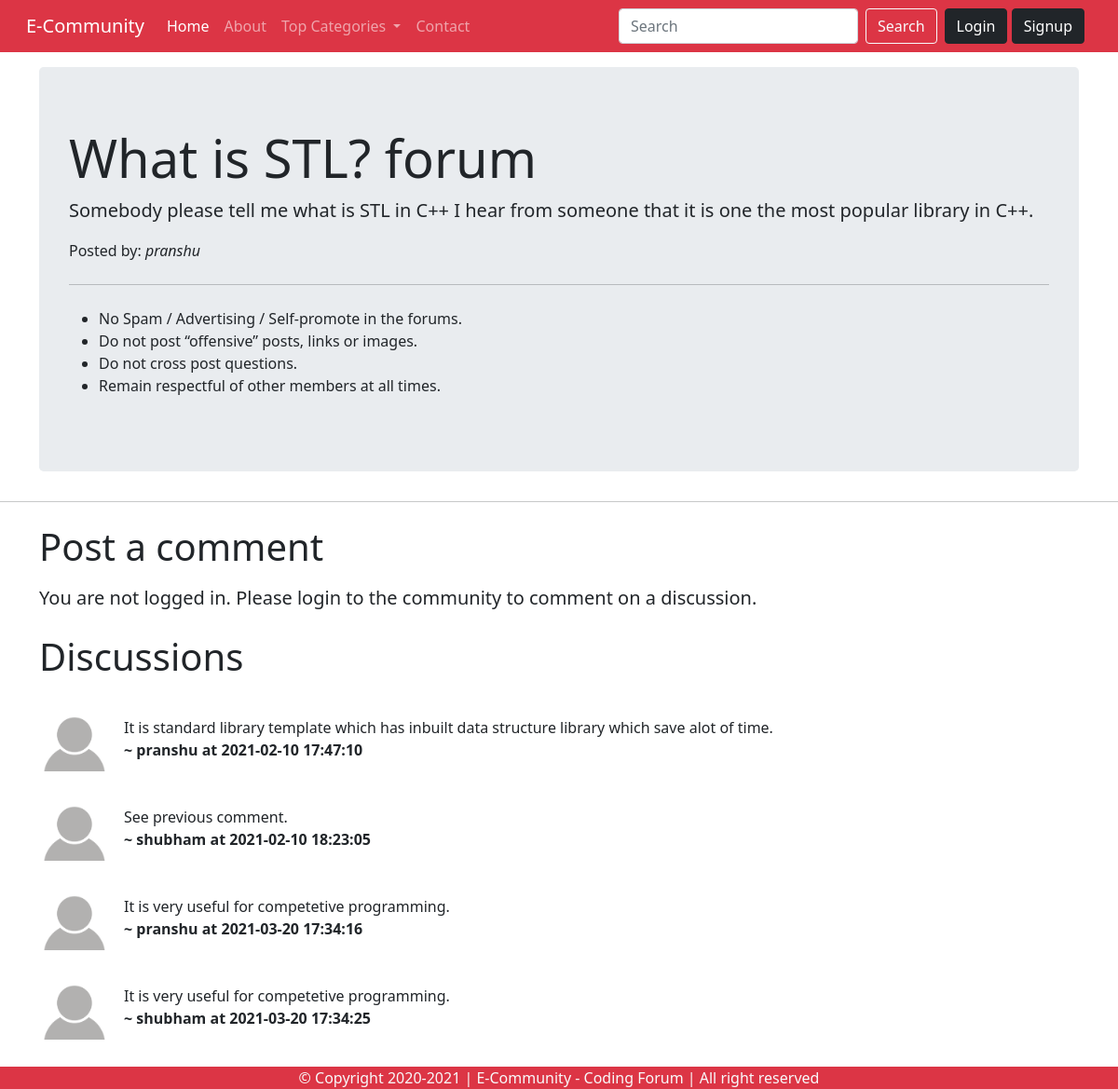
Page /thread.php?threadid=2 on the committed database.
### tables this page shows
CREATE TABLE `threads` (
  `thread_id` int(7) NOT NULL,
  `thread_title` varchar(255) NOT NULL,
  `thread_desc` text NOT NULL,
  `thread_cate_id` int(7) NOT NULL,
  `thread_user_id` int(7) NOT NULL,
  `timestamp` datetime NOT NULL DEFAULT current_timestamp()
);

CREATE TABLE `users` (
  `sno` int(8) NOT NULL,
  `user_email` varchar(30) NOT NULL,
  `user_pass` varchar(255) NOT NULL,
  `timestamp` datetime NOT NULL DEFAULT current_timestamp()
);

CREATE TABLE `comments` (
  `comment_id` int(7) NOT NULL,
  `comment_content` text NOT NULL,
  `thread_id` int(7) NOT NULL,
  `comment_time` datetime DEFAULT current_timestamp(),
  `comment_by` text NOT NULL
);

### thread.php (the view, shortened to what this page needs)
<!doctype html>
<html lang="en">
<head>
    <link href="https://cdn.jsdelivr.net/npm/bootstrap@5.0.0-beta1/dist/css/bootstrap.min.css" rel="stylesheet"
>
    <link rel="stylesheet" href="https://maxcdn.bootstrapcdn.com/bootstrap/4.0.0/css/bootstrap.min.css"
>
</head>
<body>
    <?php require "partials/_header.php"; ?>
    <?php
        $id = $_GET['threadid'];
        $sql = "SELECT * FROM `threads` WHERE `thread_id` = $id";
        $result = mysqli_query($conn, $sql);
        while($row = mysqli_fetch_assoc($result)){
            $title = $row['thread_title'];
            $desc = $row['thread_desc'];
            $askedBy = $row['thread_user_id'];
            $sql2 = "SELECT * FROM `users` WHERE `sno`='$askedBy'";
            $result2 = mysqli_query($conn, $sql2);
            $row2 = mysqli_fetch_assoc($result2);
            $postedBy = $row2['user_email'];
        }
        ?>
    <div class="container my-3">
        <div class="jumbotron">
            <h1 class="display-4"><?php echo $title ?> forum</h1>
            <p class="lead"> <?php echo $desc ?></p>
            <p class="lead">
            <p>Posted by: <em><?php echo $postedBy; ?></em></p>
            </p>
            <hr class="my-4">
            <p>
            <ul>
                <li>No Spam / Advertising / Self-promote in the forums.</li>
                <li>Do not post “offensive” posts, links or images.</li>
                <li>Do not cross post questions.</li>
                <li>Remain respectful of other members at all times.</li>
            </ul>
            </p>
        </div>
    </div>
    <hr>
    <?php
        if(isset($_SESSION['loggedin']) && $_SESSION['loggedin']==true){
            echo '<div class="container">
            <h1 class="py-2">Post a comment</h1>
            <form action="' . $_SERVER["REQUEST_URI"] . '" method="POST">
                <div class="mb-3">
                    <label for="comment" class="form-label">Add a comment</label>
                    <textarea class="form-control" id="comment" name="comment" rows="3"></textarea>
                    <input type="hidden" name="sno" value="' . $_SESSION['sno'] . '">
                </div>
                <button type="submit" class="btn btn-success">Post comment</button>
            </form>
        </div>';
    }else{
        echo '<div class="container">
        <h1 class="py-2">Post a comment</h1>
            <p class="lead">You are not logged in. Please login to the community to comment on a discussion.</p>
            </div>';
    }
?>
    <div class="container mb-5">
        <h1 class="py-2">Discussions</h1>
        <?php
        $id = $_GET['threadid'];
        $sql = "SELECT * FROM `comments` WHERE `thread_id` = $id";
        $result = mysqli_query($conn, $sql);
        while($row = mysqli_fetch_assoc($result)){
            $content = $row['comment_content'];
            $commentTime = $row['comment_time'];
            $thread_user_id = $row['comment_by'];
            $sql2 = "SELECT * FROM `users` WHERE `sno`='$thread_user_id'";
            $result2 = mysqli_query($conn, $sql2);
            $row2 = mysqli_fetch_assoc($result2);
        echo '<div class="media my-3 ">
            <img class="mr-3" src="img/user.png" height="75px" alt="Generic placeholder image">
            <div class="media-body mt-3">
                ' . $content . '
                <p><b> ~ ' . $row2['user_email'] . ' at ' . $commentTime . '</b></p>
                </p>
            </div>
        </div>';
        }
        ?>
    </div>
    <?php require "partials/_footer.php"; ?>
    <link href="https://cdn.jsdelivr.net/npm/bootstrap@5.0.0-beta1/dist/css/bootstrap.min.css" rel="stylesheet"
>
</body>
</html>

### rows in the picture
threads: thread_title "What is STL?", thread_desc "Somebody please tell me what is STL in C++ I hear from someone that it is one the most popular library in C++."
users: user_email "pranshu"
comments: comment_content "It is standard library template which has inbuilt data structure library which save alot of time.", users.user_email "pranshu", comment_time "2021-02-10 17:47:10"
comments: comment_content "See previous comment.", users.user_email "shubham", comment_time "2021-02-10 18:23:05"
comments: comment_content "It is very useful for competetive programming.", users.user_email "pranshu", comment_time "2021-03-20 17:34:16"
comments: comment_content "It is very useful for competetive programming.", users.user_email "shubham", comment_time "2021-03-20 17:34:25"
